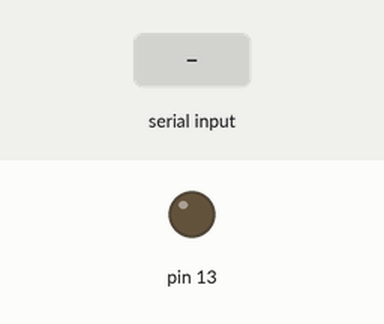
Simulated run of this sketch. Board: Arduino Uno, built with avr-gcc and run on an emulated ATmega328P. Parts: output pins drawn as LEDs (lit = HIGH). The test bench sets the inputs (shaded band). What the sketch prints to the serial monitor is not drawn.

Above: at 1.2 s.
1.3 s: byte 65 (HANDSHAKE_BYTE) received over Serial
At 4.6 s:
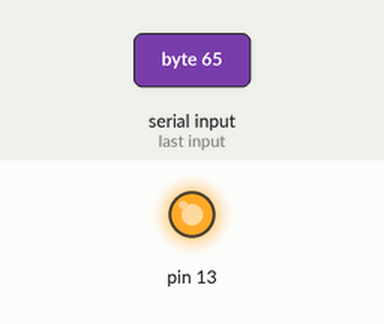
Timing chart, 0 to 6.1 s (numbered marks = the images above; inputs shaded):
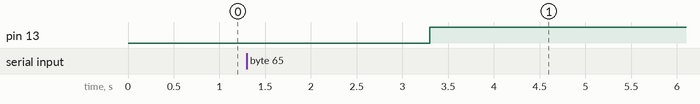

Measured:
- after the input at 1.3 s, pin 13: LOW → HIGH after 2.0 s

The sketch:

sinewave_generator.ino
```cpp
// Different states the Arduino can be in
#define WAIT_FOR_CONNECTION 0
#define CONNECTION_ACTIVE   1

// Only useful for looping the sinewave generated in the dummy function
#define TWO_PI 6.283185307179586476925286766559

// Bytes the Arduino will recognise over serial connection and react to
#define HANDSHAKE_BYTE      0x41
#define CLOSE_BYTE          0x00

// GLOBAL VARIABLES
float i = 0;       // varible for generating the sine wave
float n = 0.1;     // increment of i per iteration of the loop()
int inByte;        // buffer for reading bytes over serial
int currentState = WAIT_FOR_CONNECTION; // default state

// DUMMY FUNCTION
// This simulates making a set of mesurements and transmitting the collected
// data over serial.
void mesure_and_send_packet_DUMMY(float i) {
    // print json formatted line to serial output
    Serial.print("[{\"stream\":\"sineWave\",\"value\":"); // point metadata
    delay(10);
    Serial.print(sin(i), DEC);                            // point value
    delay(10);
    Serial.print("}]\n");                                 // end line
}

// Transmits HANDSHAKE_BYTEs over serial, awaiting to receive one back.
// Once received, switches Arduino to CONNECTION_ACTIVE state
int probeForPeer() {
    Serial.write(HANDSHAKE_BYTE);
    delay(100);
    if ((Serial.available()) && (Serial.read() == HANDSHAKE_BYTE)) {
        Serial.flush();
        return CONNECTION_ACTIVE;
    } else {
        return WAIT_FOR_CONNECTION;
    }
}

// Determines what to do with data received over serial connection while in
// CONNECTION_ACTIVE state.
int handleByte() {
    inByte = Serial.read();
    if (inByte == CLOSE_BYTE) {
        // connection closed: empty buffer and return to wait state
        while(Serial.available()) {
            Serial.read();
        }
        Serial.flush();
        return WAIT_FOR_CONNECTION;
    }
    // option to add other commands in else statements
}

// SETUP FUNCTION
// Runs once at boot
void setup() {
    pinMode(13, OUTPUT);
    Serial.begin(9600);
}


// MAIN LOOP
// Core logic flow happens here
void loop() {
    // check for state changes
    switch (currentState) {
        case WAIT_FOR_CONNECTION:
            digitalWrite(13, LOW);
            currentState = probeForPeer();
            break;
        case CONNECTION_ACTIVE:
            digitalWrite(13, HIGH);
            if (Serial.available()) {
                currentState = handleByte();
            }
            // Dummy function that sends a sinewave over serial
            mesure_and_send_packet_DUMMY(i);
        break;
    }
    // Force an interval between loops. We don't need mesurements every ms...
    delay(1000);

    // DUMMY CODE
    // continue sweeping through the sine function we are generating
    i += n;
    if (i > TWO_PI) {
        i = 0;
    }
}
```
